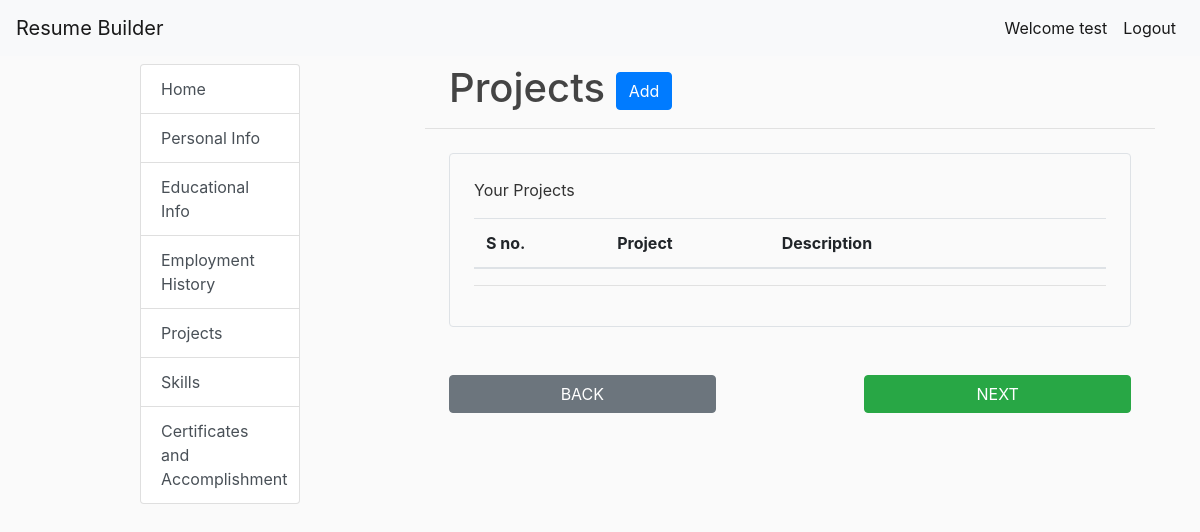
/project_list/ (signed in), run on an earlier commit of the app's database.
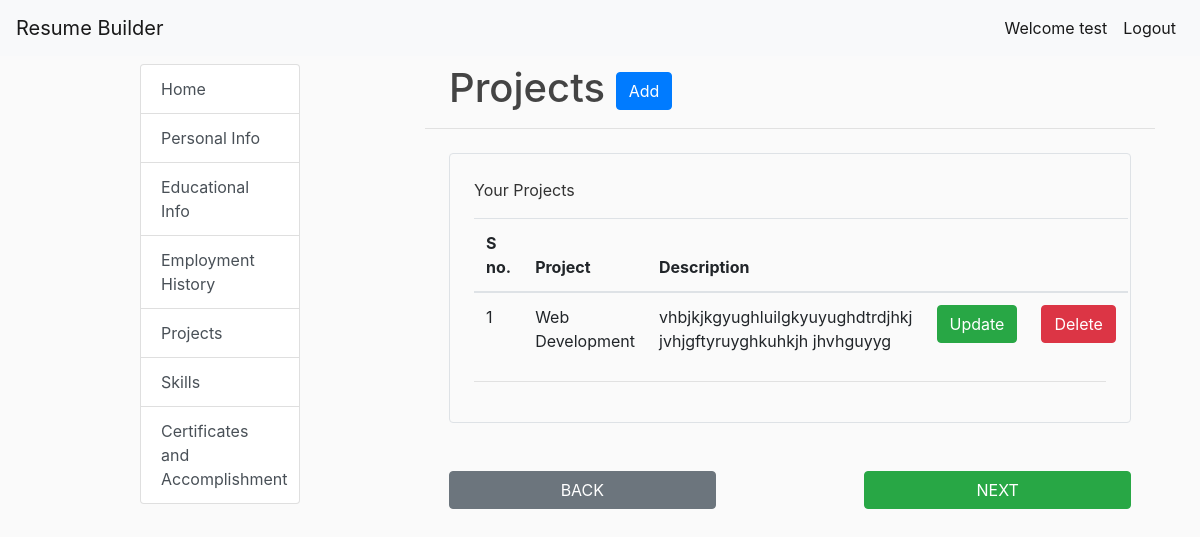
And on a later commit of the database.
### resume_app/models.py (models this page shows)
class Project(models.Model):
    user = models.ForeignKey('auth.User', on_delete=models.CASCADE, related_name='projects')
    project_title = models.CharField(max_length=100)
    project_link = models.URLField(max_length=200,null=True,blank=True)
    project_code_link = models.URLField(max_length=200,null=True,blank=True)
    description = models.TextField()

### resume_app/views.py (the view)
# urls.py: path('project_list/',views.project_list,name = 'project_list'),
@login_required
def project_list(request):
    lists = Project.objects.filter(user=request.user)
    return render(request,'resume_app/project_list.html',{'lists':lists})

### resume_app/templates/resume_app/project_list.html (shortened to what this page needs)
{% extends 'resume_app/base.html' %}
{% load crispy_forms_tags %}
{% block content %}
    <h1 class="pl-4">Projects  <a class="btn btn-primary" href="{% url 'new_project_info' %}">Add</a></h1>
    <hr>
    <div class="border rounded p-4 m-4">
        <p class="display-6">Your Projects</p>
        <table class="table">
            <thead>
                <tr>
                    <th>S no.</th>
                    <th>Project</th>
                    <th>Description</th>
                    <th></th>
                    <th></th>
                </tr>
            </thead>
            <tbody>
                {% for l in lists %}
                <tr>
                    <td>{{forloop.counter}}</td>
                    <td>{{l.project_title}}</td>
                    <td>{{l.description}}</td>
                    <td><a class="btn btn-success" href="{% url 'update_project_info' pk=l.id %}">Update</a></td>
                    <td><a class="btn btn-danger" href="{% url 'delete_project_info' pk=l.id %}">Delete</a></td>
                </tr>
                {% endfor %}
            </tbody>
        </table>
        <hr>
    </div>
<div class="row p-4 b-4">
    <div class="col-lg-5">
        <a class="btn btn-secondary" style="display:inline-block;width:100%" href="{% url 'employment_list' %}">BACK</a>
    </div>
    <div class="col-lg-2">
    </div>
    <div class="col-lg-5">
        <a class="btn btn-success" style="display:inline-block;width:100%" href="{% url 'skill_list' %}">NEXT</a>
    </div>
</div>
{% endblock %}

What changed in the data, as far as the page shows it:
added Project: project_title "Web Development", description "vhbjkjkgyughluilgkyuyughdtrdjhkj jvhjgftyruyghkuhkjh jhvhguyyg"
